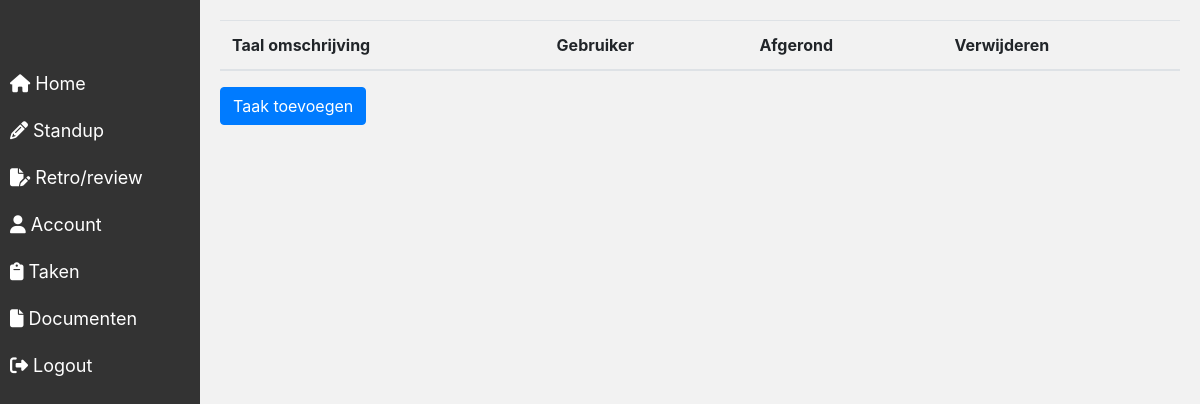
Page /Taken-dashboard.php on the earlier database version.
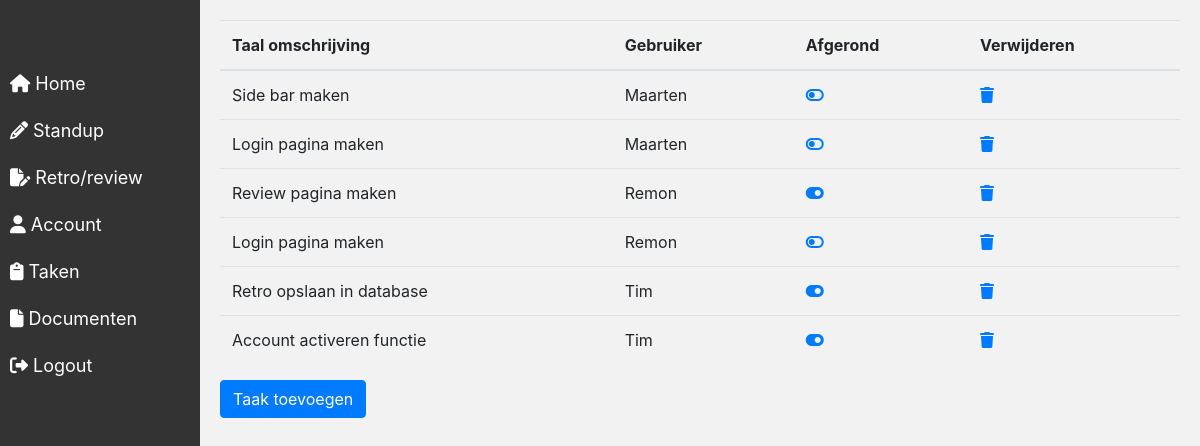
Same page on the later database version.
### tables this page shows
CREATE TABLE `taken` (
  `id` int(11) NOT NULL,
  `naam` varchar(50) NOT NULL,
  `userId` int(11) NOT NULL DEFAULT 0,
  `isCompleted` int(1) NOT NULL DEFAULT 0,
  `groepId` int(11) NOT NULL DEFAULT 0,
  `productownerId` int(11) NOT NULL DEFAULT 0
);

CREATE TABLE `users` (
  `id` int(11) NOT NULL,
  `naam` varchar(50) NOT NULL,
  `email` varchar(75) NOT NULL,
  `password` varchar(250) DEFAULT NULL,
  `isActivated` int(1) NOT NULL DEFAULT 0,
  `role` int(1) NOT NULL,
  `activationCode` varchar(50) NOT NULL,
  `activatedOn` datetime DEFAULT NULL
);

### Handlers/Services.php (the view, shortened to what this page needs)
<?php
class Services {
    function __construct($conn) {
        $this->connection = $conn;
    }
}
class UserServices extends Services{
    private $connection;
    public function __construct( $conn ) {
        $this->connection = $conn;
    }
    public function GetUserById($userId) {
        $query = "SELECT * FROM users WHERE `id`=?";
        $stmt = mysqli_prepare($this->connection, $query);
        mysqli_stmt_bind_param($stmt, 'i', $userId);
        mysqli_stmt_execute($stmt);
        $result = mysqli_stmt_get_result($stmt);
        return mysqli_fetch_object($result, 'user');
    }
}
class TaskServices extends Services{
    private $connection;
    public function __construct( $conn ) {
        $this->connection = $conn;
    }
    public function GetAllTasks($groepId) {
        $userService = new UserServices($this->connection);
        $query = "SELECT * FROM taken";
        $result = $this->connection->query($query);
        foreach ($result as $row){
            $title = $row['naam'];
            $user = $userService->GetUserById($row['userId']);
            $class = "";
            if ($row['isCompleted']) {
                $class = "fa fa-toggle-on";
            }
            elseif(!$row['isCompleted']) {
                $class = "fa fa-toggle-off";
            }
            echo "
            <tr>
                <td scope='row'>" . $title . "</td>
                <td scope='row'>". $user->naam . "</td>
                <td scope='row'> <a href='?changeTaakId=".$row['id']."&status=" . $row['isCompleted'] . "'><i class='". $class ."'></i></a></td>
                <td scope='row'> <a href='?deleteTaakId=".$row['id']."'><i class='fa-solid fa-trash'></i></a></td>
            </tr>";
        }
    }
}
?>

### sidebar.php (shortened to what this page needs)
<!DOCTYPE html>
<html lang="nl">
<head>
    <link rel="stylesheet" href="Styles/Style.css">
    <link rel="stylesheet" href="https://cdn.jsdelivr.net/npm/bootstrap@4.3.1/dist/css/bootstrap.min.css">
</head>
<body>
    <div class="sidebar">
        <a href="index.php"><i class="fa fa-home"></i> Home</a>
        <?php
        $user_role = $_SESSION['role'];
        if ($user_role == 0) {
          ?>
        <a href="Standupinvulscherm.php"><i class="fa-sharp fa-solid fa-pencil"></i> Standup</a>
        <a href="retroinvulscherm.php"><i class="fa-solid fa-file-pen"></i> Retro/review</a>
        <a href="Account-persoonlijk.php"><i class="fa fa-user"></i> Account</a>
        <a href="Taken-dashboard.php"><i class="fa-solid fa-clipboard"></i> Taken</a>
        <?php
        } else if ($user_role == 1) {
          ?>
        <a href="Account-dashboard.php"><i class="fa fa-users"></i> Accounts</a>
        <a href="scrumDashboard.php"><i class="fa fa-users-rectangle"></i> Groepen</a>
        <?php
        }
        ?>
        <a href="#"><i class="fa fa-file"></i> Documenten</a>
        <a href="logout.php"><i class="fa fa-sign-out"></i> Logout</a>
    </div>
</body>
</html>

### Taken-dashboard.php (shortened to what this page needs)
<?php
    include('sidebar.php');
    include "config/dbconn.php";
    require('Handlers/Services.php');
    $taskService = new TaskServices($conn);
    $userService = new UserServices($conn);
    $groepId = $userService->GetGroupId($_SESSION['id']);
?>
<!DOCTYPE html>
<html lang="nl">
<head>
    <link rel="stylesheet" href="https://cdn.jsdelivr.net/npm/bootstrap@4.3.1/dist/css/bootstrap.min.css">
</head>
<body>
    <div class="content">
        <table class="table">
            <thead>
                <tr>
                <th scope="col">Taal omschrijving</th>
                <th scope="col">Gebruiker</th>
                <th scope="col">Afgerond</th>
                <th scope="col">Verwijderen</th>
                </tr>
            </thead>
            <tbody>
                <?php
                $taskService->GetAllTasks($groepId);
                ?>
            </tbody>
        </table>
        <div class="p-10 bt">
                <a href="" class="btn btn-primary" role="button">Taak toevoegen</a>
        </div>
    </div>
</body>
</html>

### Styles/Style.css (style rules this page uses)
.content { margin-left: 200px; padding: 20px; height: 100vh; display: flex; flex-direction: column; background-color: #f2f2f2; }

### sidebar.php (style rules this page uses)
.sidebar { height: 100%; width: 200px; position: fixed; display: block; z-index: 1; top: 0; left: 0; background-color: #333; overflow-x: hidden; padding-top: 60px; }
.sidebar a { padding: 10px; text-decoration: none; font-size: 18px; color: #fff; display: block; }

Differences in the rows shown:
added taken: naam "Side bar maken", userId.naam "Maarten", isCompleted 0 (drawn)
added taken: naam "Login pagina maken", userId.naam "Maarten", isCompleted 0 (drawn)
added taken: naam "Review pagina maken", userId.naam "Remon", isCompleted 1 (drawn)
added taken: naam "Login pagina maken", userId.naam "Remon", isCompleted 0 (drawn)
added taken: naam "Retro opslaan in database", userId.naam "Tim", isCompleted 1 (drawn)
added taken: naam "Account activeren functie", userId.naam "Tim", isCompleted 1 (drawn)
